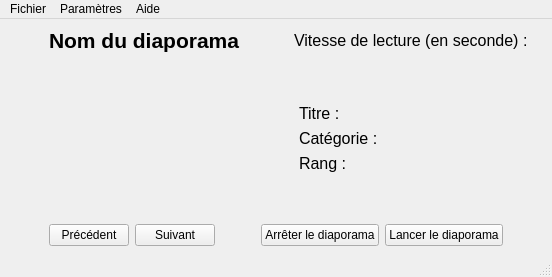
<?xml version="1.0" encoding="UTF-8"?>
<ui version="4.0">
 <class>LecteurVue</class>
 <widget class="QMainWindow" name="LecteurVue">
  <property name="geometry">
   <rect>
    <x>0</x>
    <y>0</y>
    <width>552</width>
    <height>277</height>
   </rect>
  </property>
  <property name="windowTitle">
   <string>LecteurVue</string>
  </property>
  <widget class="QWidget" name="centralwidget">
   <layout class="QVBoxLayout" name="verticalLayout">
    <item>
     <layout class="QHBoxLayout" name="horizontalLayout" stretch="0,3,1,0">
      <property name="spacing">
       <number>6</number>
      </property>
      <item>
       <spacer name="horizontalSpacer_2">
        <property name="orientation">
         <enum>Qt::Horizontal</enum>
        </property>
        <property name="sizeHint" stdset="0">
         <size>
          <width>40</width>
          <height>20</height>
         </size>
        </property>
       </spacer>
      </item>
      <item>
       <widget class="QLabel" name="lNomDiapo">
        <property name="font">
         <font>
          <family>Arial</family>
          <pointsize>16</pointsize>
          <bold>true</bold>
         </font>
        </property>
        <property name="text">
         <string>Nom du diaporama</string>
        </property>
       </widget>
      </item>
      <item>
       <widget class="QLabel" name="lVitesseLecture">
        <property name="font">
         <font>
          <pointsize>12</pointsize>
         </font>
        </property>
        <property name="text">
         <string>Vitesse de lecture (en seconde) :</string>
        </property>
       </widget>
      </item>
      <item>
       <widget class="QLabel" name="lRepVitesse">
        <property name="font">
         <font>
          <pointsize>12</pointsize>
         </font>
        </property>
        <property name="text">
         <string/>
        </property>
       </widget>
      </item>
     </layout>
    </item>
    <item>
     <spacer name="verticalSpacer">
      <property name="orientation">
       <enum>Qt::Vertical</enum>
      </property>
      <property name="sizeHint" stdset="0">
       <size>
        <width>20</width>
        <height>40</height>
       </size>
      </property>
     </spacer>
    </item>
    <item>
     <layout class="QHBoxLayout" name="horizontalLayout_3" stretch="0,1,1">
      <item>
       <spacer name="horizontalSpacer_5">
        <property name="orientation">
         <enum>Qt::Horizontal</enum>
        </property>
        <property name="sizeHint" stdset="0">
         <size>
          <width>40</width>
          <height>20</height>
         </size>
        </property>
       </spacer>
      </item>
      <item>
       <widget class="QLabel" name="lImage">
        <property name="text">
         <string/>
        </property>
       </widget>
      </item>
      <item>
       <layout class="QGridLayout" name="gridLayout">
        <item row="0" column="0">
         <widget class="QLabel" name="lTitre">
          <property name="font">
           <font>
            <pointsize>12</pointsize>
           </font>
          </property>
          <property name="text">
           <string>Titre :</string>
          </property>
         </widget>
        </item>
        <item row="3" column="0">
         <widget class="QLabel" name="lRang">
          <property name="font">
           <font>
            <pointsize>12</pointsize>
           </font>
          </property>
          <property name="text">
           <string>Rang :</string>
          </property>
         </widget>
        </item>
        <item row="2" column="0">
         <widget class="QLabel" name="lCategorie">
          <property name="font">
           <font>
            <pointsize>12</pointsize>
           </font>
          </property>
          <property name="text">
           <string>Catégorie :</string>
          </property>
         </widget>
        </item>
        <item row="0" column="1">
         <widget class="QLabel" name="lTitreRep">
          <property name="text">
           <string/>
          </property>
         </widget>
        </item>
        <item row="2" column="1">
         <widget class="QLabel" name="lCategorieRep">
          <property name="text">
           <string/>
          </property>
         </widget>
        </item>
        <item row="3" column="1">
         <widget class="QLabel" name="lRangRep">
          <property name="text">
           <string/>
          </property>
         </widget>
        </item>
       </layout>
      </item>
     </layout>
    </item>
    <item>
     <spacer name="verticalSpacer_2">
      <property name="orientation">
       <enum>Qt::Vertical</enum>
      </property>
      <property name="sizeHint" stdset="0">
       <size>
        <width>20</width>
        <height>40</height>
       </size>
      </property>
     </spacer>
    </item>
    <item>
     <layout class="QHBoxLayout" name="horizontalLayout_2" stretch="0,1,1,0,1,1,1,0">
      <item>
       <spacer name="horizontalSpacer_3">
        <property name="orientation">
         <enum>Qt::Horizontal</enum>
        </property>
        <property name="sizeHint" stdset="0">
         <size>
          <width>40</width>
          <height>20</height>
         </size>
        </property>
       </spacer>
      </item>
      <item>
       <widget class="QPushButton" name="bPrecedent">
        <property name="text">
         <string>Précédent</string>
        </property>
       </widget>
      </item>
      <item>
       <widget class="QPushButton" name="bSuivant">
        <property name="text">
         <string>Suivant</string>
        </property>
       </widget>
      </item>
      <item>
       <spacer name="horizontalSpacer_6">
        <property name="orientation">
         <enum>Qt::Horizontal</enum>
        </property>
        <property name="sizeHint" stdset="0">
         <size>
          <width>40</width>
          <height>20</height>
         </size>
        </property>
       </spacer>
      </item>
      <item>
       <spacer name="horizontalSpacer">
        <property name="orientation">
         <enum>Qt::Horizontal</enum>
        </property>
        <property name="sizeHint" stdset="0">
         <size>
          <width>40</width>
          <height>20</height>
         </size>
        </property>
       </spacer>
      </item>
      <item>
       <widget class="QPushButton" name="bArreterDiapo">
        <property name="text">
         <string>Arrêter le diaporama</string>
        </property>
       </widget>
      </item>
      <item>
       <widget class="QPushButton" name="bLancerDiapo">
        <property name="text">
         <string>Lancer le diaporama</string>
        </property>
       </widget>
      </item>
      <item>
       <spacer name="horizontalSpacer_4">
        <property name="orientation">
         <enum>Qt::Horizontal</enum>
        </property>
        <property name="sizeHint" stdset="0">
         <size>
          <width>40</width>
          <height>20</height>
         </size>
        </property>
       </spacer>
      </item>
     </layout>
    </item>
   </layout>
  </widget>
  <widget class="QMenuBar" name="menubar">
   <property name="geometry">
    <rect>
     <x>0</x>
     <y>0</y>
     <width>552</width>
     <height>26</height>
    </rect>
   </property>
   <widget class="QMenu" name="menuFichier">
    <property name="title">
     <string>Fichier</string>
    </property>
    <addaction name="aQuitter"/>
   </widget>
   <widget class="QMenu" name="menuParam_tres">
    <property name="title">
     <string>Paramètres</string>
    </property>
    <addaction name="aChangerVitesse"/>
    <addaction name="aChargerDiapo"/>
    <addaction name="aEnleverDiapo"/>
   </widget>
   <widget class="QMenu" name="menuAide">
    <property name="title">
     <string>Aide</string>
    </property>
    <addaction name="aAPropos"/>
   </widget>
   <addaction name="menuFichier"/>
   <addaction name="menuParam_tres"/>
   <addaction name="menuAide"/>
  </widget>
  <widget class="QStatusBar" name="statusbar">
   <property name="enabled">
    <bool>true</bool>
   </property>
   <property name="font">
    <font>
     <bold>false</bold>
    </font>
   </property>
   <property name="autoFillBackground">
    <bool>false</bool>
   </property>
   <property name="sizeGripEnabled">
    <bool>true</bool>
   </property>
  </widget>
  <action name="aQuitter">
   <property name="text">
    <string>Quitter</string>
   </property>
  </action>
  <action name="aEnleverDiapo">
   <property name="text">
    <string>Enlever le diaporama</string>
   </property>
  </action>
  <action name="aChangerVitesse">
   <property name="text">
    <string>Vitesse de défilement</string>
   </property>
  </action>
  <action name="aAPropos">
   <property name="text">
    <string>A propos de...</string>
   </property>
  </action>
  <action name="aChargerDiapo">
   <property name="text">
    <string>Charger le diaporama</string>
   </property>
  </action>
 </widget>
 <resources/>
 <connections/>
</ui>
